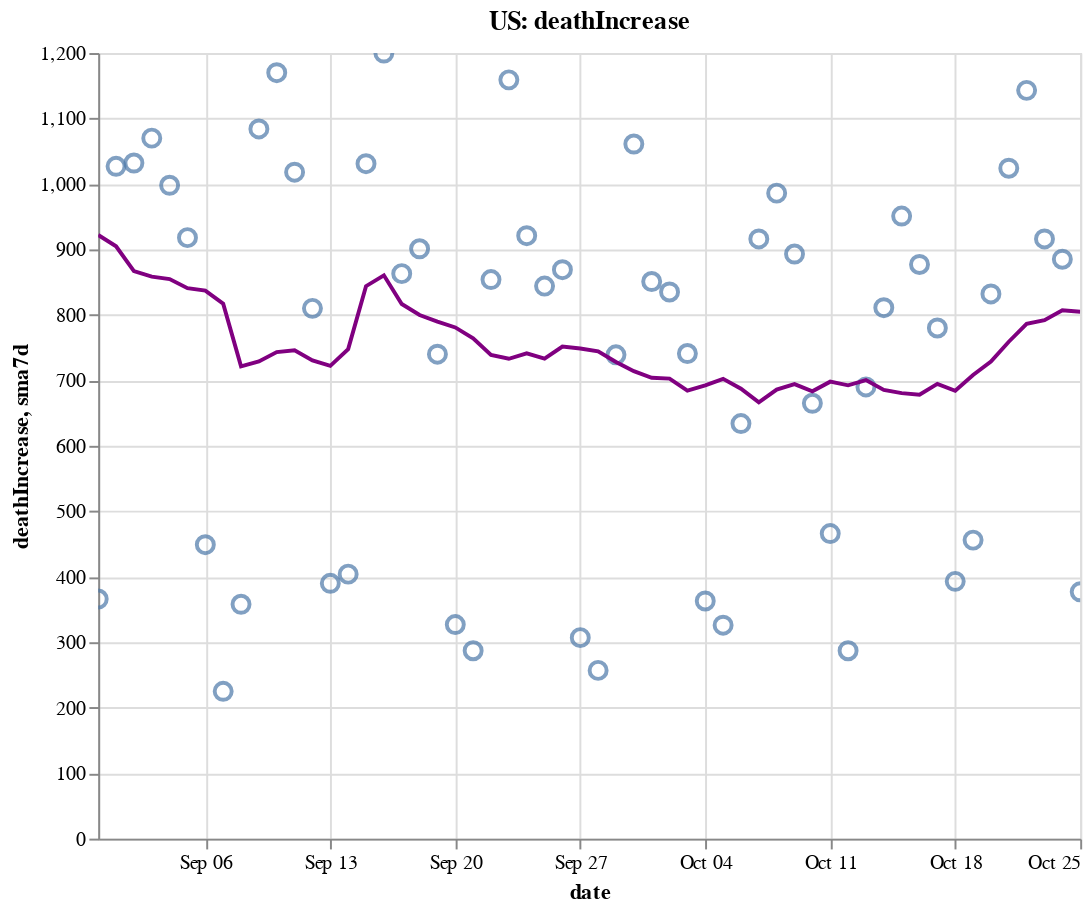

Notebook cell for this chart:
### Code cell
create_plot(us, 'deathIncrease')

### Figure 1 — Vega-Lite specification as saved in the notebook (floating-point values rounded to 4 significant figures)
{"config": {"view": {"continuousWidth": 400, "continuousHeight": 300}}, "layer": [{"layer": [{"mark": {"type": "point", "size": 75}, "encoding": {"tooltip": [{"type": "temporal", "field": "date"}, {"type": "quantitative", "field": "deathIncrease"}, {"type": "quantitative", "field": "sma7d"}], "x": {"type": "temporal", "field": "date"}, "y": {"type": "quantitative", "field": "deathIncrease"}}, "selection": {"selector006": {"type": "interval", "bind": "scales", "encodings": ["x", "y"]}}}, {"mark": {"type": "line", "color": "purple"}, "encoding": {"x": {"type": "temporal", "field": "date"}, "y": {"type": "quantitative", "field": "sma7d"}}}]}, {"mark": {"type": "rule", "color": "#aaa"}, "encoding": {"x": {"type": "temporal", "field": "date"}}, "transform": [{"filter": {"selection": "selector005"}}]}, {"mark": "circle", "encoding": {"opacity": {"condition": {"value": 1, "selection": "selector005"}, "value": 0}, "tooltip": [{"type": "temporal", "field": "date"}, {"type": "quantitative", "field": "deathIncrease"}, {"type": "quantitative", "field": "sma7d"}], "x": {"type": "temporal", "field": "date"}, "y": {"type": "quantitative", "field": "deathIncrease"}}, "selection": {"selector005": {"type": "single", "encodings": ["x"], "on": "mouseover", "nearest": true, "empty": "none"}}}, {"mark": {"type": "text", "align": "left", "dx": 5, "dy": -5, "stroke": "white", "strokeWidth": 2}, "encoding": {"text": {"type": "quantitative", "field": "deathIncrease"}, "tooltip": [{"type": "temporal", "field": "date"}, {"type": "quantitative", "field": "deathIncrease"}, {"type": "quantitative", "field": "sma7d"}], "x": {"type": "temporal", "field": "date"}, "y": {"type": "quantitative", "field": "deathIncrease"}}, "transform": [{"filter": {"selection": "selector005"}}]}, {"mark": {"type": "text", "align": "left", "dx": 5, "dy": -5}, "encoding": {"text": {"type": "quantitative", "field": "deathIncrease"}, "tooltip": [{"type": "temporal", "field": "date"}, {"type": "quantitative", "field": "deathIncrease"}, {"type": "quantitative", "field": "sma7d"}], "x": {"type": "temporal", "field": "date"}, "y": {"type": "quantitative", "field": "deathIncrease"}}, "transform": [{"filter": {"selection": "selector005"}}]}], "data": {"name": "data-f7b3c770784dd0b32587f5aa2b5c3e43"}, "height": 400, "title": "US: deathIncrease", "width": 500, "$schema": "https://vega.github.io/schema/vega-lite/v4.8.1.json", "datasets": {"data-f7b3c770784dd0b32587f5aa2b5c3e43": [{"date": "2020-08-31T00:00:00", "totalTestResultsIncrease": 709700.0, "positiveIncrease": 31410.0, "death": 175600.0, "deathIncrease": 366.0, "positiveRate": 0.044, "state": "US", "sma7d": 922.0}, {"date": "2020-09-01T00:00:00", "totalTestResultsIncrease": 755900.0, "positiveIncrease": 42430.0, "death": 176600.0, "deathIncrease": 1027.0, "positiveRate": 0.056, "state": "US", "sma7d": 904.9}, {"date": "2020-09-02T00:00:00", "totalTestResultsIncrease": 704000.0, "positiveIncrease": 30600.0, "death": 177700.0, "deathIncrease": 1032.0, "positiveRate": 0.043, "state": "US", "sma7d": 866.9}, {"date": "2020-09-03T00:00:00", "totalTestResultsIncrease": 829000.0, "positiveIncrease": 44710.0, "death": 178700.0, "deathIncrease": 1070.0, "positiveRate": 0.054, "state": "US", "sma7d": 858.4}, {"date": "2020-09-04T00:00:00", "totalTestResultsIncrease": 979300.0, "positiveIncrease": 51590.0, "death": 179700.0, "deathIncrease": 998.0, "positiveRate": 0.053, "state": "US", "sma7d": 854.7}, {"date": "2020-09-05T00:00:00", "totalTestResultsIncrease": 908200.0, "positiveIncrease": 44900.0, "death": 180700.0, "deathIncrease": 918.0, "positiveRate": 0.049, "state": "US", "sma7d": 840.9}, {"date": "2020-09-06T00:00:00", "totalTestResultsIncrease": 789800.0, "positiveIncrease": 33120.0, "death": 181100.0, "deathIncrease": 449.0, "positiveRate": 0.042, "state": "US", "sma7d": 837.1}, {"date": "2020-09-07T00:00:00", "totalTestResultsIncrease": 626100.0, "positiveIncrease": 28680.0, "death": 181300.0, "deathIncrease": 225.0, "positiveRate": 0.046, "state": "US", "sma7d": 817.0}, {"date": "2020-09-08T00:00:00", "totalTestResultsIncrease": 552100.0, "positiveIncrease": 22220.0, "death": 181700.0, "deathIncrease": 358.0, "positiveRate": 0.04, "state": "US", "sma7d": 721.4}, {"date": "2020-09-09T00:00:00", "totalTestResultsIncrease": 659100.0, "positiveIncrease": 31110.0, "death": 182800.0, "deathIncrease": 1084.0, "positiveRate": 0.047, "state": "US", "sma7d": 728.9}, {"date": "2020-09-10T00:00:00", "totalTestResultsIncrease": 730400.0, "positiveIncrease": 37580.0, "death": 183900.0, "deathIncrease": 1170.0, "positiveRate": 0.051, "state": "US", "sma7d": 743.1}, {"date": "2020-09-11T00:00:00", "totalTestResultsIncrease": 857000.0, "positiveIncrease": 44930.0, "death": 185000.0, "deathIncrease": 1018.0, "positiveRate": 0.052, "state": "US", "sma7d": 746.0}, {"date": "2020-09-12T00:00:00", "totalTestResultsIncrease": 930300.0, "positiveIncrease": 42090.0, "death": 185800.0, "deathIncrease": 810.0, "positiveRate": 0.045, "state": "US", "sma7d": 730.6}, {"date": "2020-09-13T00:00:00", "totalTestResultsIncrease": 720600.0, "positiveIncrease": 34450.0, "death": 186200.0, "deathIncrease": 390.0, "positiveRate": 0.048, "state": "US", "sma7d": 722.1}, {"date": "2020-09-14T00:00:00", "totalTestResultsIncrease": 457600.0, "positiveIncrease": 33860.0, "death": 186600.0, "deathIncrease": 404.0, "positiveRate": 0.074, "state": "US", "sma7d": 747.7}, {"date": "2020-09-15T00:00:00", "totalTestResultsIncrease": 760400.0, "positiveIncrease": 35440.0, "death": 187600.0, "deathIncrease": 1031.0, "positiveRate": 0.047, "state": "US", "sma7d": 843.9}, {"date": "2020-09-16T00:00:00", "totalTestResultsIncrease": 770500.0, "positiveIncrease": 40020.0, "death": 188800.0, "deathIncrease": 1200.0, "positiveRate": 0.052, "state": "US", "sma7d": 860.4}, {"date": "2020-09-17T00:00:00", "totalTestResultsIncrease": 885800.0, "positiveIncrease": 43560.0, "death": 189700.0, "deathIncrease": 863.0, "positiveRate": 0.049, "state": "US", "sma7d": 816.6}, {"date": "2020-09-18T00:00:00", "totalTestResultsIncrease": 1019000.0, "positiveIncrease": 47490.0, "death": 190600.0, "deathIncrease": 901.0, "positiveRate": 0.047, "state": "US", "sma7d": 799.9}, {"date": "2020-09-19T00:00:00", "totalTestResultsIncrease": 1101000.0, "positiveIncrease": 45560.0, "death": 191300.0, "deathIncrease": 740.0, "positiveRate": 0.041, "state": "US", "sma7d": 789.9}, {"date": "2020-09-20T00:00:00", "totalTestResultsIncrease": 932900.0, "positiveIncrease": 36300.0, "death": 191600.0, "deathIncrease": 327.0, "positiveRate": 0.039, "state": "US", "sma7d": 780.9}, {"date": "2020-09-21T00:00:00", "totalTestResultsIncrease": 736100.0, "positiveIncrease": 39470.0, "death": 191900.0, "deathIncrease": 287.0, "positiveRate": 0.054, "state": "US", "sma7d": 764.1}, {"date": "2020-09-22T00:00:00", "totalTestResultsIncrease": 812500.0, "positiveIncrease": 49440.0, "death": 192800.0, "deathIncrease": 854.0, "positiveRate": 0.061, "state": "US", "sma7d": 738.9}, {"date": "2020-09-23T00:00:00", "totalTestResultsIncrease": 962700.0, "positiveIncrease": 38570.0, "death": 193900.0, "deathIncrease": 1159.0, "positiveRate": 0.04, "state": "US", "sma7d": 733.0}, {"date": "2020-09-24T00:00:00", "totalTestResultsIncrease": 974800.0, "positiveIncrease": 43770.0, "death": 194800.0, "deathIncrease": 921.0, "positiveRate": 0.045, "state": "US", "sma7d": 741.3}, {"date": "2020-09-25T00:00:00", "totalTestResultsIncrease": 1054000.0, "positiveIncrease": 55530.0, "death": 195700.0, "deathIncrease": 844.0, "positiveRate": 0.053, "state": "US", "sma7d": 733.1}, {"date": "2020-09-26T00:00:00", "totalTestResultsIncrease": 1057000.0, "positiveIncrease": 47860.0, "death": 196600.0, "deathIncrease": 869.0, "positiveRate": 0.045, "state": "US", "sma7d": 751.6}, {"date": "2020-09-27T00:00:00", "totalTestResultsIncrease": 849700.0, "positiveIncrease": 35450.0, "death": 196900.0, "deathIncrease": 307.0, "positiveRate": 0.042, "state": "US", "sma7d": 748.7}, {"date": "2020-09-28T00:00:00", "totalTestResultsIncrease": 1128000.0, "positiveIncrease": 36520.0, "death": 197100.0, "deathIncrease": 257.0, "positiveRate": 0.032, "state": "US", "sma7d": 744.4}, {"date": "2020-09-29T00:00:00", "totalTestResultsIncrease": 858200.0, "positiveIncrease": 36950.0, "death": 197900.0, "deathIncrease": 739.0, "positiveRate": 0.043, "state": "US", "sma7d": 728.0}, {"date": "2020-09-30T00:00:00", "totalTestResultsIncrease": 846800.0, "positiveIncrease": 44420.0, "death": 198900.0, "deathIncrease": 1061.0, "positiveRate": 0.052, "state": "US", "sma7d": 714.0}, {"date": "2020-10-01T00:00:00", "totalTestResultsIncrease": 932200.0, "positiveIncrease": 45690.0, "death": 199800.0, "deathIncrease": 851.0, "positiveRate": 0.049, "state": "US", "sma7d": 704.0}, {"date": "2020-10-02T00:00:00", "totalTestResultsIncrease": 1164000.0, "positiveIncrease": 49530.0, "death": 200600.0, "deathIncrease": 835.0, "positiveRate": 0.043, "state": "US", "sma7d": 702.7}, {"date": "2020-10-03T00:00:00", "totalTestResultsIncrease": 1034000.0, "positiveIncrease": 51370.0, "death": 201400.0, "deathIncrease": 741.0, "positiveRate": 0.05, "state": "US", "sma7d": 684.4}, {"date": "2020-10-04T00:00:00", "totalTestResultsIncrease": 973800.0, "positiveIncrease": 38440.0, "death": 201700.0, "deathIncrease": 363.0, "positiveRate": 0.039, "state": "US", "sma7d": 692.4}, {"date": "2020-10-05T00:00:00", "totalTestResultsIncrease": 947300.0, "positiveIncrease": 38130.0, "death": 202000.0, "deathIncrease": 326.0, "positiveRate": 0.04, "state": "US", "sma7d": 702.3}, {"date": "2020-10-06T00:00:00", "totalTestResultsIncrease": 859800.0, "positiveIncrease": 38660.0, "death": 202700.0, "deathIncrease": 634.0, "positiveRate": 0.045, "state": "US", "sma7d": 687.3}, {"date": "2020-10-07T00:00:00", "totalTestResultsIncrease": 900900.0, "positiveIncrease": 50600.0, "death": 203600.0, "deathIncrease": 916.0, "positiveRate": 0.056, "state": "US", "sma7d": 666.6}, {"date": "2020-10-08T00:00:00", "totalTestResultsIncrease": 1076000.0, "positiveIncrease": 55350.0, "death": 204600.0, "deathIncrease": 986.0, "positiveRate": 0.051, "state": "US", "sma7d": 685.9}, {"date": "2020-10-09T00:00:00", "totalTestResultsIncrease": 1127000.0, "positiveIncrease": 57060.0, "death": 205500.0, "deathIncrease": 893.0, "positiveRate": 0.051, "state": "US", "sma7d": 694.1}, {"date": "2020-10-10T00:00:00", "totalTestResultsIncrease": 1186000.0, "positiveIncrease": 57490.0, "death": 206100.0, "deathIncrease": 665.0, "positiveRate": 0.048, "state": "US", "sma7d": 683.3}, {"date": "2020-10-11T00:00:00", "totalTestResultsIncrease": 972000.0, "positiveIncrease": 46950.0, "death": 206600.0, "deathIncrease": 466.0, "positiveRate": 0.048, "state": "US", "sma7d": 698.0}, {"date": "2020-10-12T00:00:00", "totalTestResultsIncrease": 1017000.0, "positiveIncrease": 43120.0, "death": 206900.0, "deathIncrease": 287.0, "positiveRate": 0.042, "state": "US", "sma7d": 692.4}, {"date": "2020-10-13T00:00:00", "totalTestResultsIncrease": 986000.0, "positiveIncrease": 48390.0, "death": 207600.0, "deathIncrease": 690.0, "positiveRate": 0.049, "state": "US", "sma7d": 700.4}, {"date": "2020-10-14T00:00:00", "totalTestResultsIncrease": 981100.0, "positiveIncrease": 56800.0, "death": 208400.0, "deathIncrease": 811.0, "positiveRate": 0.058, "state": "US", "sma7d": 685.4}, {"date": "2020-10-15T00:00:00", "totalTestResultsIncrease": 1019000.0, "positiveIncrease": 63170.0, "death": 209300.0, "deathIncrease": 951.0, "positiveRate": 0.062, "state": "US", "sma7d": 680.4}, {"date": "2020-10-16T00:00:00", "totalTestResultsIncrease": 1143000.0, "positiveIncrease": 68120.0, "death": 210200.0, "deathIncrease": 877.0, "positiveRate": 0.06, "state": "US", "sma7d": 678.1}, {"date": "2020-10-17T00:00:00", "totalTestResultsIncrease": 1196000.0, "positiveIncrease": 57940.0, "death": 211000.0, "deathIncrease": 780.0, "positiveRate": 0.048, "state": "US", "sma7d": 694.6}, {"date": "2020-10-18T00:00:00", "totalTestResultsIncrease": 982400.0, "positiveIncrease": 48920.0, "death": 211400.0, "deathIncrease": 393.0, "positiveRate": 0.05, "state": "US", "sma7d": 684.1}, {"date": "2020-10-19T00:00:00", "totalTestResultsIncrease": 1203000.0, "positiveIncrease": 57150.0, "death": 211800.0, "deathIncrease": 456.0, "positiveRate": 0.047, "state": "US", "sma7d": 708.3}, {"date": "2020-10-20T00:00:00", "totalTestResultsIncrease": 909400.0, "positiveIncrease": 60660.0, "death": 212700.0, "deathIncrease": 832.0, "positiveRate": 0.067, "state": "US", "sma7d": 728.6}, {"date": "2020-10-21T00:00:00", "totalTestResultsIncrease": 880800.0, "positiveIncrease": 58610.0, "death": 213700.0, "deathIncrease": 1024.0, "positiveRate": 0.067, "state": "US", "sma7d": 759.0}, {"date": "2020-10-22T00:00:00", "totalTestResultsIncrease": 1129000.0, "positiveIncrease": 75250.0, "death": 214800.0, "deathIncrease": 1143.0, "positiveRate": 0.067, "state": "US", "sma7d": 786.4}, {"date": "2020-10-23T00:00:00", "totalTestResultsIncrease": 1280000.0, "positiveIncrease": 83010.0, "death": 215800.0, "deathIncrease": 916.0, "positiveRate": 0.065, "state": "US", "sma7d": 792.0}, {"date": "2020-10-24T00:00:00", "totalTestResultsIncrease": 1210000.0, "positiveIncrease": 82670.0, "death": 216600.0, "deathIncrease": 885.0, "positiveRate": 0.068, "state": "US", "sma7d": 807.0}, {"date": "2020-10-25T00:00:00", "totalTestResultsIncrease": 1106000.0, "positiveIncrease": 64880.0, "death": 217000.0, "deathIncrease": 377.0, "positiveRate": 0.059, "state": "US", "sma7d": 804.7}]}}
